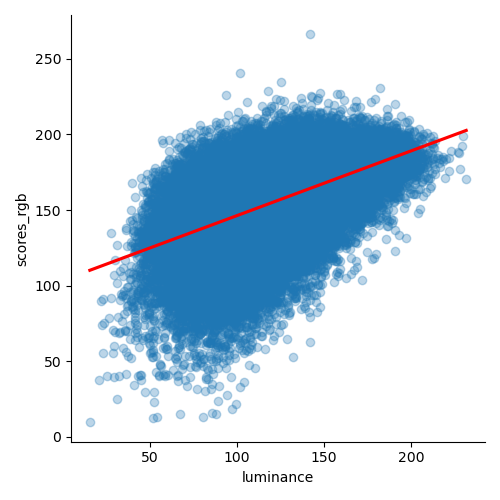

Generate this figure with Python:
import seaborn as sns
import pandas as pd
import matplotlib.pyplot as plt

def main():
    data = pd.read_csv("correct_LAB_format_images_data.csv")
    sns.lmplot(data=data, x="luminance",y="scores_rgb")
    plt.savefig("regression.png")
if __name__=="__main__":
    main()